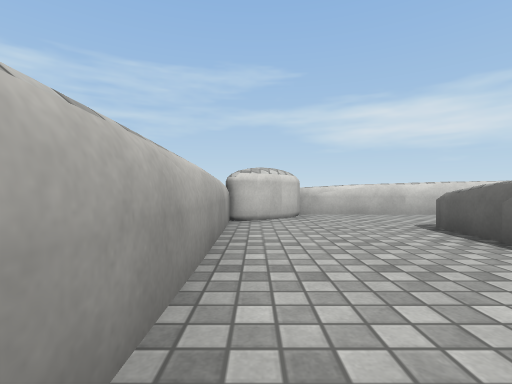
view 1 (above)

17 first-person views from a walk through a Unity game level. The camera is 0.64 m above the floor, looks level and sees 85° across. The floor is counted in squares, 1 m on a side. Each view is taken from the middle of a square. On the plan, view 1 faces up. The plan holds only what a view shows up to about 9 squares ahead; the rest is blank. The place goes on beyond the plan. The player is left out. Surface patterns are stand-ins for the level's own textures.

view 2
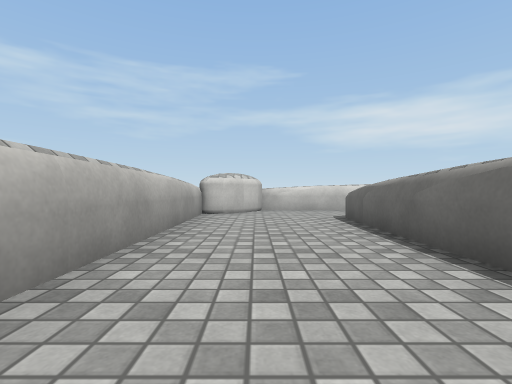

view 3
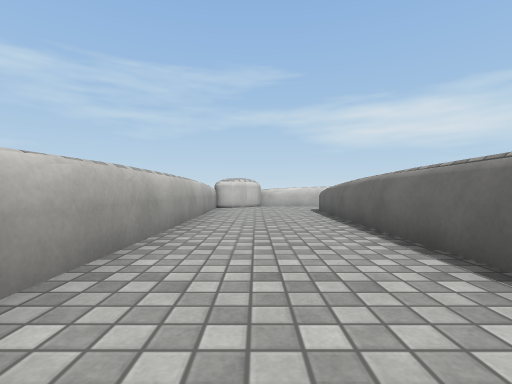

view 4
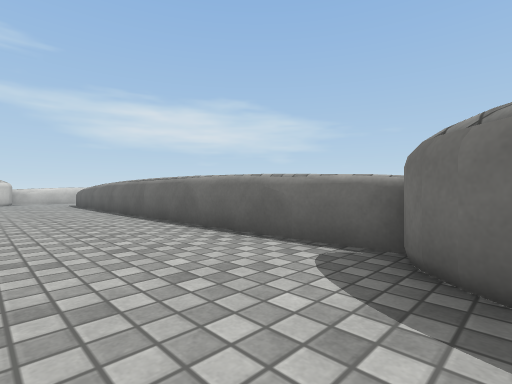

view 5
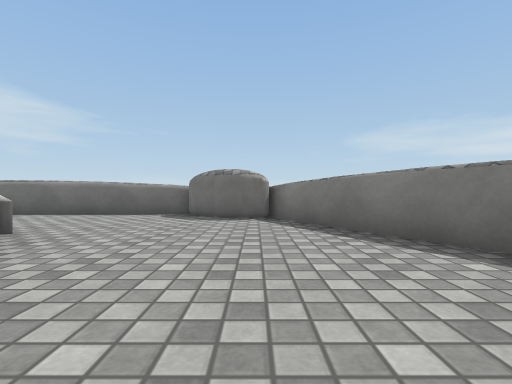

view 6
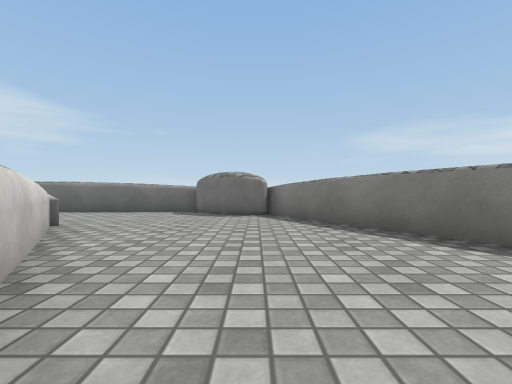

view 7
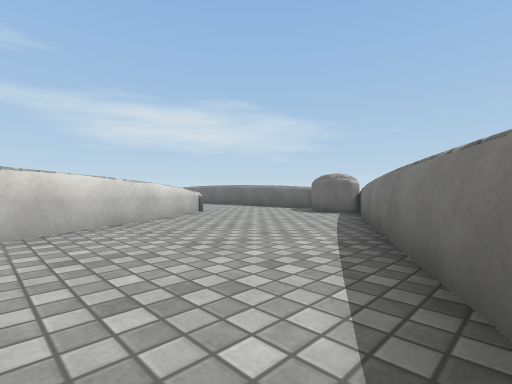

view 8
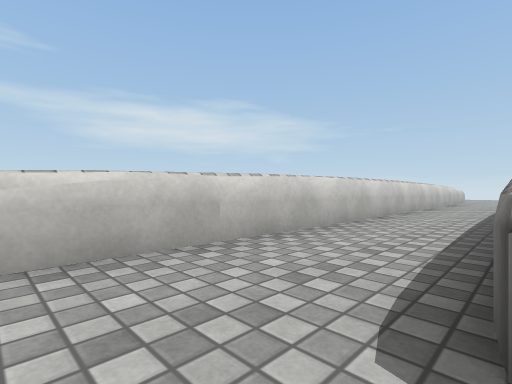

view 9
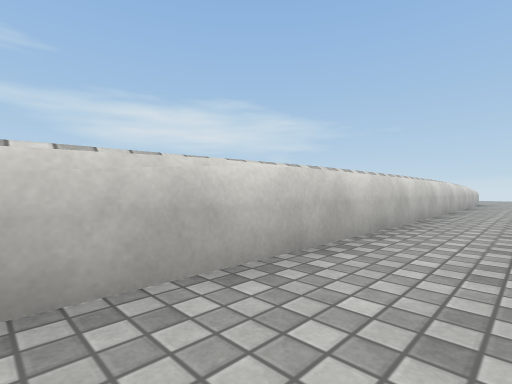

view 10
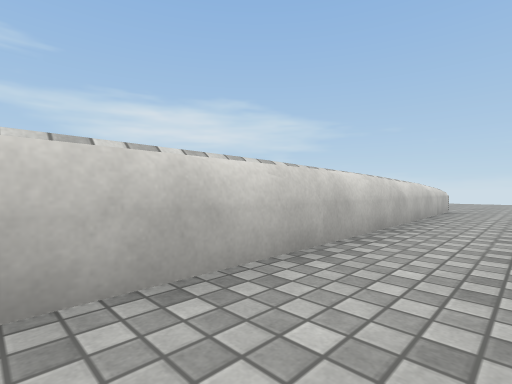

view 11
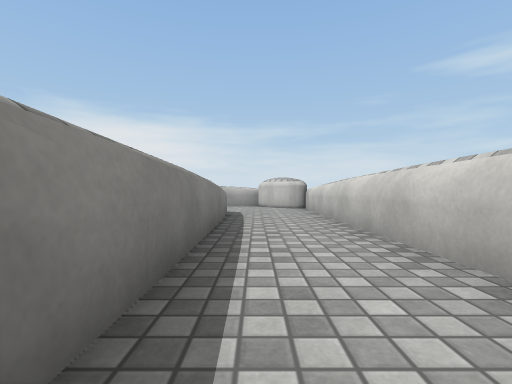

view 12
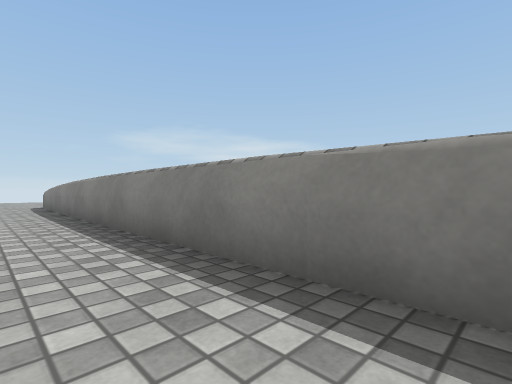

view 13
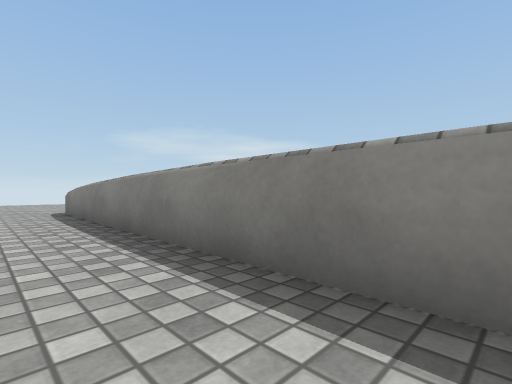

view 14
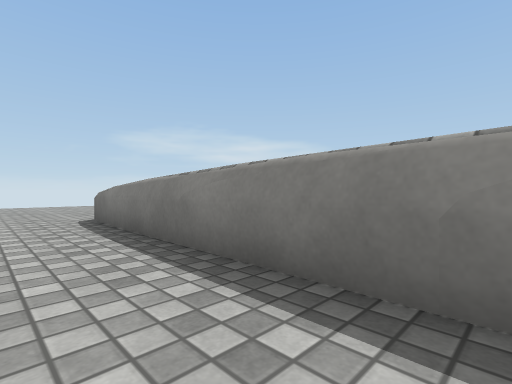

view 15
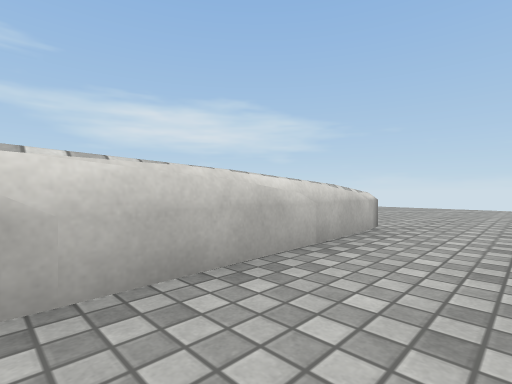

view 16
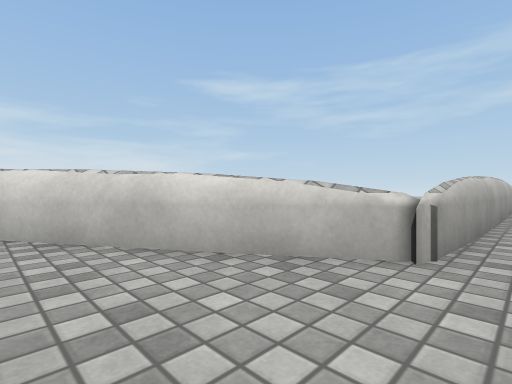

view 17
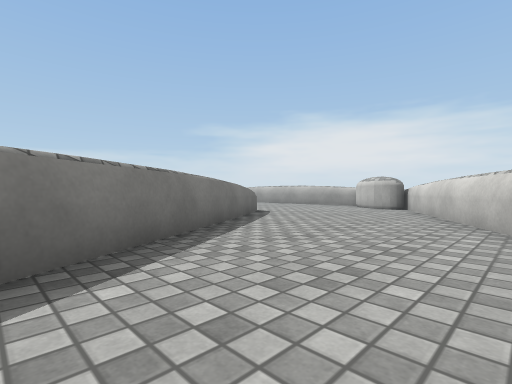

### Floor plan
Points are (right, up) in squares from view 1. A wall is a line through its corners. A room is listed if a view was taken in it or the views show most of it. See-through windows are left out.
Room 1 (views 1, 2, 3, 4, 5, 6, 7, 8, 9, 10, 11, 12, 13, 14, 15, 16, 17)
walls: (-0.5, -4.4) (-0.7, -7) (-1.1, -7.4); (-0.6, -2.1) (-0.7, -3.1); (-0.6, -6.7) (-0.7, -7); (3.2, -6.4) (3.2, -5.4); (-0.7, -7.1) (-5.8, -10.3); (2.9, -7.8) (3.1, 4.7); (3.1, -9.1) (3, -4.2); (-5, -9.8) (-5.7, -10.2); (3.1, 4.4) (3.3, 5.1) (4.1, 5.2); (4, 5.3) (21.4, 5.3); (-0.5, 6.2) (-0.5, -5.9); (-7.5, -11.2) (-12, -13.8); (-7.5, -11.4) (-9.1, -12.4); (-8.4, -17.2) (1.8, -11.4); (16.2, 5.2) (18.1, 5.1); (19, 5.1) (22.8, 5); (18.3, 7.7) (1.2, 7.9); (22.7, 8) (13.1, 7.8); (23.3, 8.1) (22.4, 7.9)
low walls: (22.7, 5.1) (23.2, 5.1)
ways out: opening at (24, 6.5)
objects: other object (0, 6) to (1, 7); other object (2, -11) to (3, -10)

Where each view was taken, in squares from view 1:
view 1: 0 up, 0 right, facing up
view 2: 2 down, 1 right, facing up
view 3: 5 down, 1 right, facing up
view 4: 10 down, 0 right, facing up-right
view 5: 11 down, 5 left, facing right
view 6: 11 down, 6 left, facing right
view 7: 15 down, 6 left, facing up-right
view 8: 5 up, 2 right, facing up-right
view 9: 6 up, 5 right, facing up-right
view 10: 6 up, 12 right, facing up-right
view 11: 6 up, 12 right, facing left
view 12: 7 up, 9 right, facing down-right
view 13: 7 up, 13 right, facing down-right
view 14: 7 up, 16 right, facing down-right
view 15: 6 up, 18 right, facing up-right
view 16: 10 down, 0 right, facing up-left
view 17: 11 down, 2 left, facing down-left
